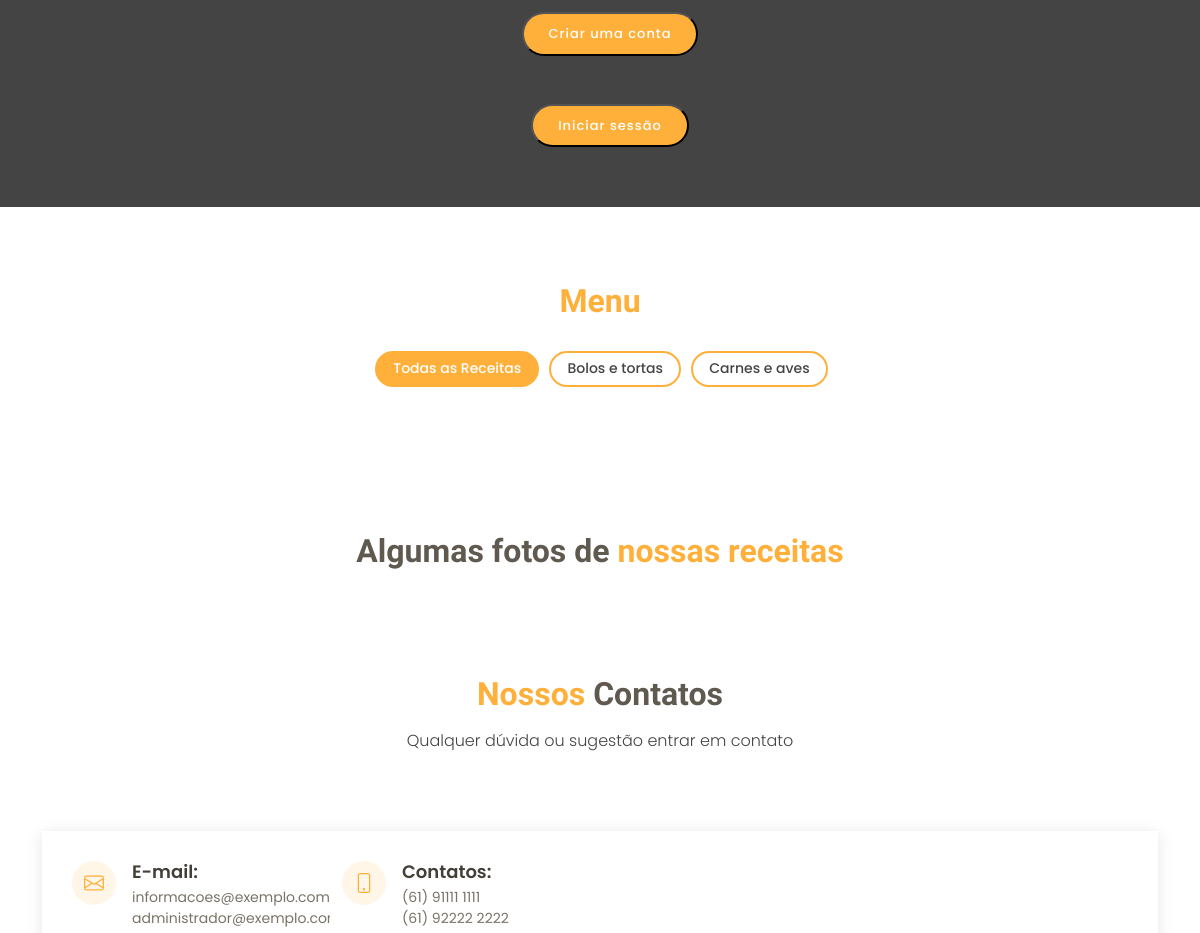
Before: / (middle part) with the older database file.
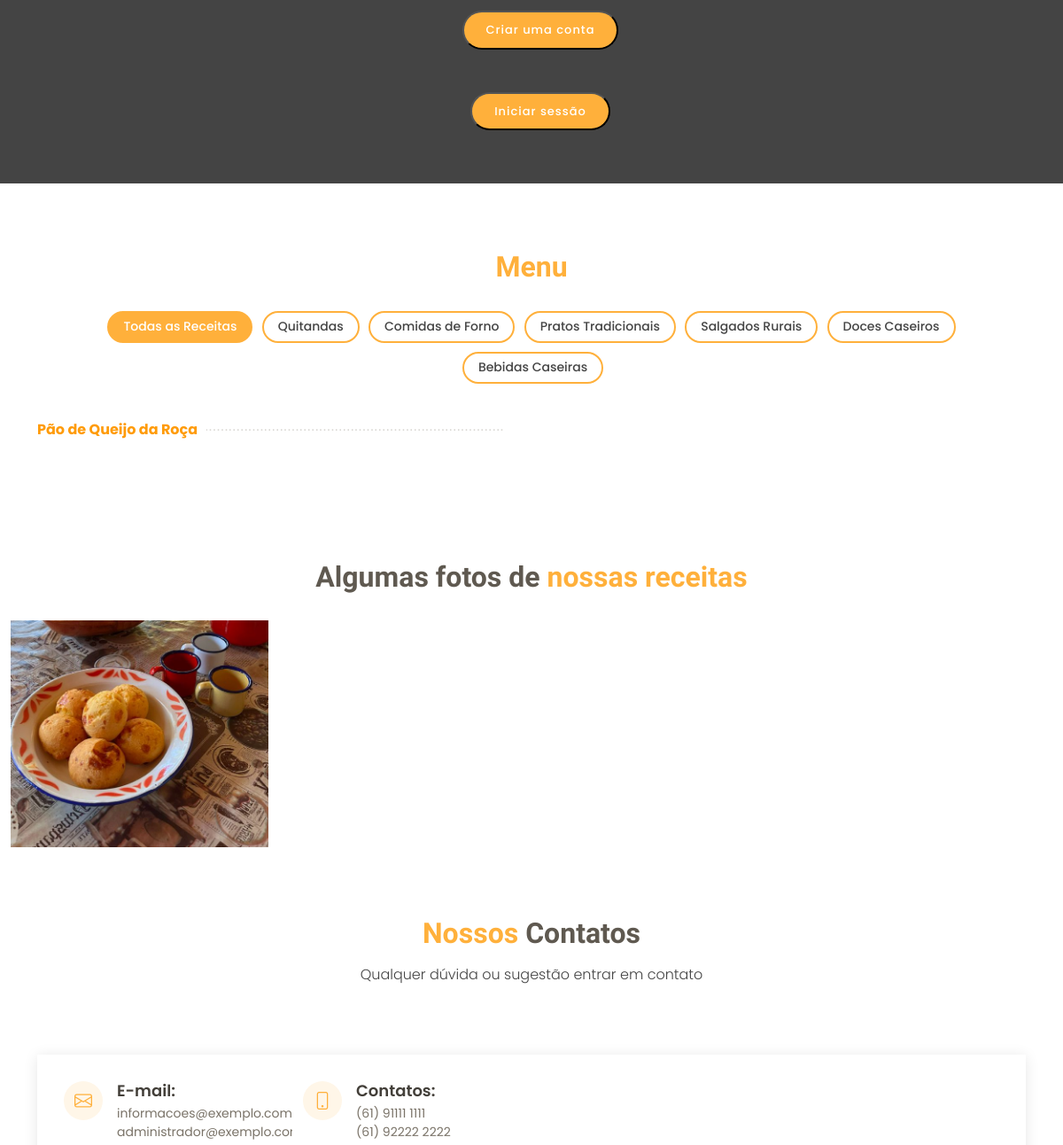
After: the same page with the newer database file.
### tables this page shows
CREATE TABLE categorias (
  id int(11) NOT NULL AUTO_INCREMENT PRIMARY KEY,
  nome varchar(150) NOT NULL
);

CREATE TABLE receitas (
  id int(11) NOT NULL AUTO_INCREMENT PRIMARY KEY,
  titulo varchar(150) NOT NULL,
  ingredientes text not null,
  modo_preparo text not null,
  foto varchar(255) null,
  categoria_id int not null,
  foreign key (categoria_id) references categorias (id)
);

### index.php (the view, shortened to what this page needs)
<?php
$dsn = 'mysql:host=127.0.0.1;dbname=cozinha;charset=utf8;';
$conn = new PDO($dsn, 'root', '', [
    PDO::ATTR_ERRMODE => PDO::ERRMODE_EXCEPTION
]);
$query = 'SELECT * FROM categorias;';
$stmt = $conn->query($query);
$categorias = $stmt->fetchAll(PDO::FETCH_ASSOC);
$query = 'SELECT * FROM receitas;';
$stmt = $conn->query($query);
$receitas = $stmt->fetchAll(PDO::FETCH_ASSOC);
$query = 'SELECT * FROM receitas limit 8;';
$stmt = $conn->query($query);
$fotos = $stmt->fetchAll(PDO::FETCH_ASSOC);
?>
<!DOCTYPE html>
<html lang="pt-br">
<head>
    <link href="assets/vendor/animate.css/animate.min.css" rel="stylesheet">
    <link href="assets/vendor/bootstrap/css/bootstrap.min.css" rel="stylesheet">
    <link href="assets/vendor/bootstrap-icons/bootstrap-icons.css" rel="stylesheet">
    <link href="assets/vendor/boxicons/css/boxicons.min.css" rel="stylesheet">
    <link href="assets/vendor/glightbox/css/glightbox.min.css" rel="stylesheet">
    <link href="assets/vendor/swiper/swiper-bundle.min.css" rel="stylesheet">
    <link href="assets/css/style.css" rel="stylesheet">
</head>
<body>
    <main id="main">
        <section id="book-a-table" class="book-a-table" style="    background: #444444;">
            <div class="container">
                <div class="section-title text-white">
                </div>
                <div class="text-center">
                    <form action="cadastro.php" method="get">
                        <button class="book-a-table-btn scrollto" type="submit">Criar uma conta</button>
                    </form>
                </div>
            </div> <br><br>
            <div class="text-center">
                <form action="login.php" method="get">
                    <button class="book-a-table-btn scrollto" type="submit">Iniciar sessão</button>
                </form>
            </div>
        </section>
        <section id="menu" class="menu">
            <div class="container">
                <div class="section-title">
                    <h2> <span>Menu</span></h2>
                </div>
                <div class="row">
                    <div class="col-lg-12 d-flex justify-content-center">
                        <ul id="menu-flters">
                            <li data-filter="*" class="filter-active">Todas as Receitas</li>
                            <?php foreach($categorias as  $categoria): ?>
                            <li data-filter="<?='.filter-' .$categoria['id'] ?>"><?= $categoria['nome'] ?></li>
                            <?php endforeach; ?>
                        </ul>
                    </div>
                </div>
                <div class="row menu-container">
                    <?php foreach($receitas as  $receita): ?>
                    <div class="col-lg-6 menu-item <?='filter-' .$receita['categoria_id'] ?>">
                        <div class="menu-content">
                        <a href="receita.php?id=<?= $receita['id'] ?>"><?= $receita['titulo'] ?></a><span></span>
                        </div>
                    </div>
                    <?php endforeach; ?>
                </div>
            </div>
        </section>
        <section id="gallery" class="gallery">
            <div class="container-fluid">
                <div class="section-title">
                    <h2>Algumas fotos de <span>nossas receitas</span></h2>
                </div>
                <div class="row g-0">
                <?php foreach($fotos as  $foto): ?>
                    <div class="col-lg-3 col-md-4">
                        <div class="gallery-item">
                            <a href="src/receitas/upload/<?= $foto['foto'] ?>" class="gallery-lightbox">
                                <img src="src/receitas/upload/<?= $foto['foto'] ?>" alt="" class="img-fluid">
                            </a>
                        </div>
                    </div>
                <?php endforeach; ?>
                </div>
            </div>
        </section>
        <section id="contact" class="contact">
            <div class="container">
                <div class="section-title">
                    <h2><span>Nossos</span> Contatos</h2>
                    <p>Qualquer dúvida ou sugestão entrar em contato</p>
                </div>
            </div>
            <div class="container mt-5">
                <div class="info-wrap">
                    <div class="row">
                        <div class="col-lg-3 col-md-6 info mt-4 mt-lg-0">
                            <i class="bi bi-envelope"></i>
                            <h4>E-mail:</h4>
                            <p>informacoes@exemplo.com<br>administrador@exemplo.com</p>
                        </div>
                        <div class="col-lg-3 col-md-6 info mt-4 mt-lg-0">
                            <i class="bi bi-phone"></i>
                            <h4>Contatos:</h4>
                            <p>(61) 91111 1111 <br>(61) 92222 2222</p>
                        </div>
                    </div>
                </div>
            </div>
        </section>
    </main>
</body>
</html>

### assets/css/style.css (style rules this page uses)
body { font-family: "Poppins", sans-serif; color: #444444; }
a { text-decoration: none; color: #ffb03b; }
h1, h2, h3, h4, h5, h6 { font-family: "Satisfy", sans-serif; }
.book-a-table-btn { background: #ffb03b; color: #fff; border-radius: 50px; margin: 0 0 0 20px; padding: 10px 25px; font-size: 13px; font-weight: 500; letter-spacing: 1px; transition: 0.3s; white-space: nowrap; }
section { padding: 60px 0; }
.section-title { text-align: center; padding-bottom: 30px; }
.section-title h2 { margin: 15px 0 0 0; font-size: 32px; font-weight: 700; color: #5f5950; }
.section-title h2 span { color: #ffb03b; }
.section-title p { margin: 15px auto 0 auto; font-weight: 300; }
@media (min-width: 1024px) { .section-title p { width: 50%; } }
.menu #menu-flters { padding: 0; margin: 0 auto 0 auto; list-style: none; text-align: center; border-radius: 50px; }
.menu #menu-flters li { cursor: pointer; display: inline-block; padding: 8px 16px 10px 16px; font-size: 14px; font-weight: 500; line-height: 1; color: #444444; margin: 0 3px 10px 3px; transition: all ease-in-out 0.3s; background: #fff; border: 2px solid #ffb03b; border-radius: 50px; }
.menu #menu-flters li:hover, .menu #menu-flters li.filter-active { color: #fff; background: #ffb03b; }
.menu #menu-flters li:last-child { margin-right: 0; }
.menu .menu-content { margin-top: 30px; overflow: hidden; display: flex; justify-content: space-between; position: relative; }
.menu .menu-content::after { content: "......................................................................" "...................................................................." "...................................................................."; position: absolute; left: 20px; right: 0; top: -4px; z-index: 1; color: #dad8d4; font-family: Arial, "Helvetica Neue", Helvetica, sans-serif; }
.menu .menu-content a { padding-right: 10px; background: #fff; position: relative; z-index: 3; font-weight: 700; color: #ff9b08; }
.menu .menu-content span { background: #fff; position: relative; z-index: 3; padding: 0 10px; font-weight: 600; }
.gallery { padding-bottom: 0; }
.gallery .gallery-item { overflow: hidden; border-right: 3px solid #fff; border-bottom: 3px solid #fff; }
.gallery .gallery-item img { transition: all ease-in-out 0.4s; }
.contact .info-wrap { box-shadow: 0px 2px 15px rgba(0, 0, 0, 0.1); padding: 30px; }
.contact .info { background: #fff; }
.contact .info i { font-size: 20px; color: #ffb03b; float: left; width: 44px; height: 44px; background: #fff6e8; display: flex; justify-content: center; align-items: center; border-radius: 50px; transition: all 0.3s ease-in-out; }
.contact .info h4 { padding: 0 0 0 60px; font-size: 18px; font-weight: 600; margin-bottom: 5px; color: #433f39; font-family: "Poppins", sans-serif; }
.contact .info p { padding: 0 0 0 60px; margin-bottom: 0; font-size: 14px; color: #7a7368; }

Changed rows visible on the page:
removed categorias: nome "Bolos e tortas"
removed categorias: nome "Carnes e aves"
added categorias: nome "Quitandas"
added categorias: nome "Comidas de Forno"
added categorias: nome "Pratos Tradicionais"
added categorias: nome "Salgados Rurais"
added categorias: nome "Doces Caseiros"
added categorias: nome "Bebidas Caseiras"
added receitas: titulo "Pão de Queijo da Roça", foto (picture)
